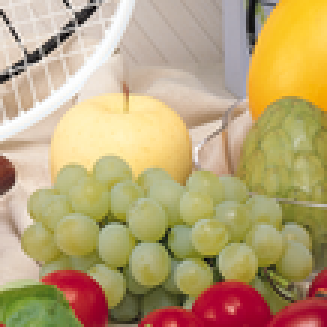
%> input picture excersiecs/RaAr7/11/fruits.png, 109 x 109 px, shrunk from 512 x 512 before the run (shown 3 times larger)
$ octave Exce23.m   (GNU Octave 9; MATLAB toolbox functions it lacks are replaced by stand-ins)
%> lines starting %> are read from the running program, lines starting %| are printed output that depends on the picture
### excersiecs/alirezachaji/14/ch_hist.m
function his=ch_hist(pic)
n=size(pic);
his=zeros(1,255);
x=[1:255];
for k=1:255
    s=0;
    for i=1:n(1)
        for j=1:n(2)
            if(pic(i,j)==k)
                s=s+1;
            end
        end
    end
    his(k)=s;
end

### excersiecs/alirezachaji/23/Exce23.m
close all
clear all
clc
pic=imread('benchmark\fruits.png');
%> pic is the input picture: size 109x109x3 uint8; mean R, G, B 185.4, 163.3, 118.3
subplot(2,2,1);imshow(pic);
title('Original Image')
r=pic(:,:,1);
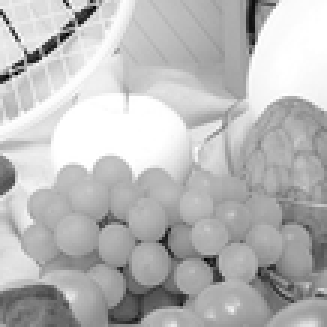
%> r: size 109x109 uint8 (shown 3 times larger); min 0, max 255, mean 185.4
g=pic(:,:,2);
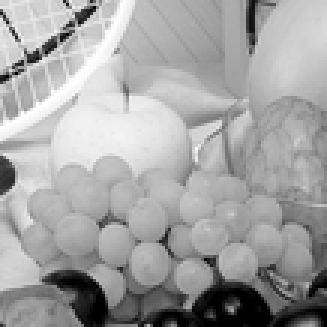
%> g: size 109x109 uint8 (shown 3 times larger); min 0, max 255, mean 163.3
b=pic(:,:,3);
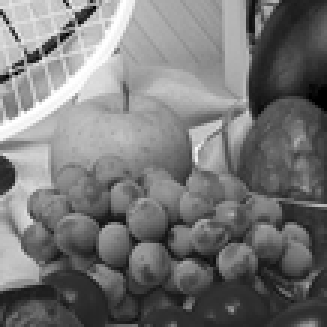
%> b: size 109x109 uint8 (shown 3 times larger); min 0, max 255, mean 118.3
ch_hist(r);
%> after the loop in ch_hist, `for k=1:255`: his = 255 values, max 738 at index 255, min 0 at index 2, mean 46.59
subplot(2,2,2);bar(ans);
title('Red Histogram')

ch_hist(g);
subplot(2,2,3);bar(ans);
title('Green Histogram')

ch_hist(b);
subplot(2,2,4);bar(ans);
title('Blue Histogram')
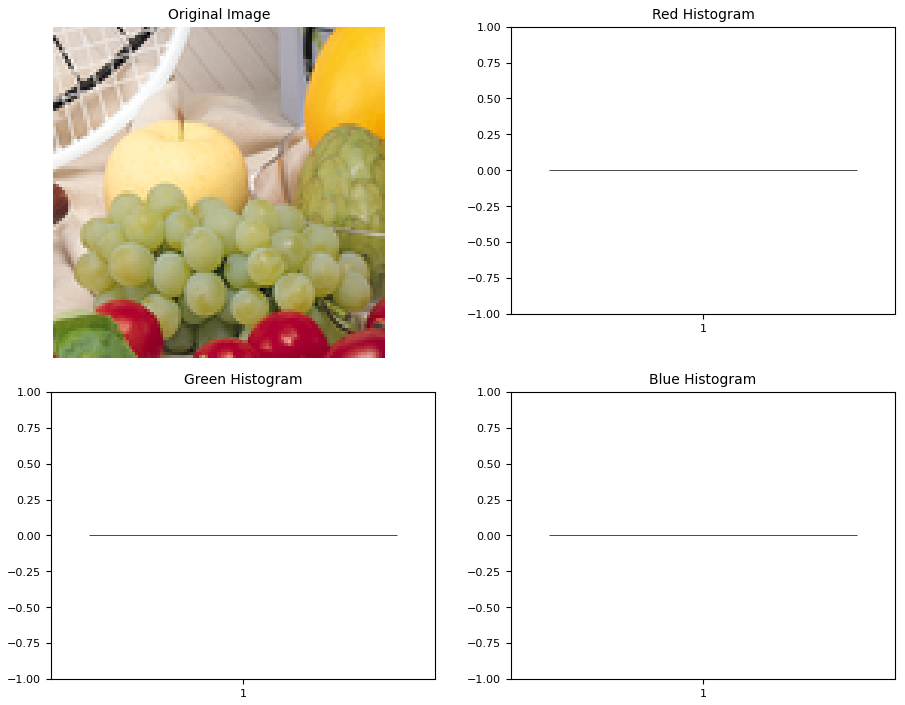
%> figure redrawn from the program's plot data, 4 panels
